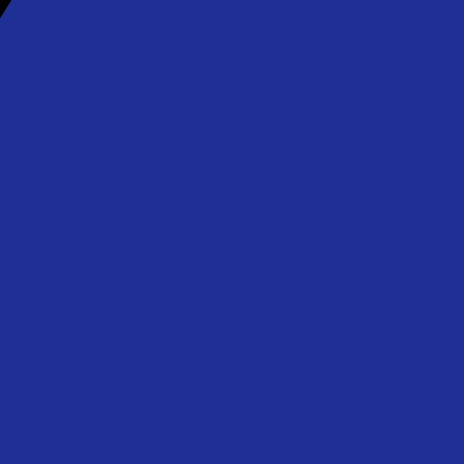
Frame 1 (no input)
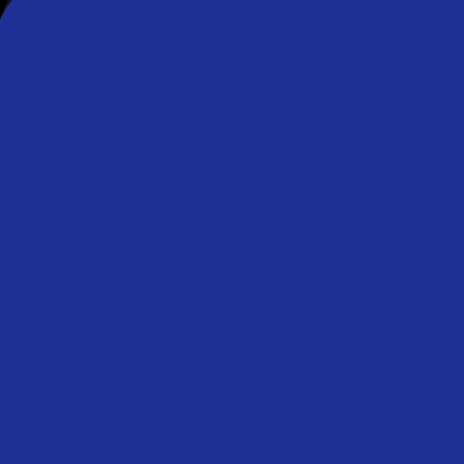
Frame 60 (the mouse pressed at the canvas centre just before this capture)
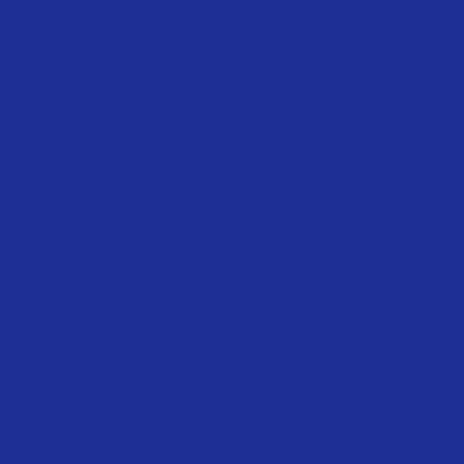
Frame 120 (the mouse held since frame 60 and released just before this capture)

The Processing sketch that drew these frames (run headless with seeded random() and noise(); from frame 60 on, the mouse is pressed at the canvas centre):

// Processing sketch: processing_182159
// ── processing_182159.pde

void setup() {
  size(464, 464);
  background(#1E2F95);
}

void draw() {
  if (mousePressed == true) {
    background(#1E2F95);
  }
  else {
    stroke(#3d3d3d, 60);
    fill(mouseX, mouseY, mouseY);
    triangle(mouseX-random(10,20), mouseY-random(10,20), mouseX+random(10,20), mouseY-random(10,20), mouseX, mouseY+random(10,20));
  }
}
